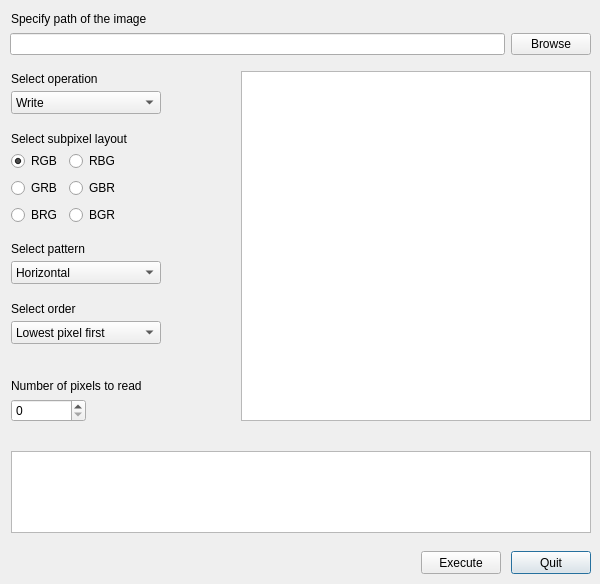
<?xml version="1.0" encoding="UTF-8"?>
<ui version="4.0">
 <class>steganoCracker</class>
 <widget class="QDialog" name="steganoCracker">
  <property name="geometry">
   <rect>
    <x>0</x>
    <y>0</y>
    <width>600</width>
    <height>584</height>
   </rect>
  </property>
  <property name="focusPolicy">
   <enum>Qt::NoFocus</enum>
  </property>
  <property name="windowTitle">
   <string>steganoCracker</string>
  </property>
  <widget class="QLabel" name="label_path">
   <property name="geometry">
    <rect>
     <x>11</x>
     <y>11</y>
     <width>400</width>
     <height>16</height>
    </rect>
   </property>
   <property name="text">
    <string>Specify path of the image</string>
   </property>
   <property name="scaledContents">
    <bool>false</bool>
   </property>
  </widget>
  <widget class="QLabel" name="label_operation">
   <property name="geometry">
    <rect>
     <x>11</x>
     <y>71</y>
     <width>200</width>
     <height>16</height>
    </rect>
   </property>
   <property name="text">
    <string>Select operation</string>
   </property>
  </widget>
  <widget class="QComboBox" name="comboBox_operation">
   <property name="geometry">
    <rect>
     <x>11</x>
     <y>91</y>
     <width>150</width>
     <height>23</height>
    </rect>
   </property>
   <item>
    <property name="text">
     <string>Write</string>
    </property>
   </item>
   <item>
    <property name="text">
     <string>Read</string>
    </property>
   </item>
  </widget>
  <widget class="QGraphicsView" name="graphicsView_image">
   <property name="geometry">
    <rect>
     <x>241</x>
     <y>71</y>
     <width>350</width>
     <height>350</height>
    </rect>
   </property>
   <property name="focusPolicy">
    <enum>Qt::NoFocus</enum>
   </property>
  </widget>
  <widget class="QWidget" name="layoutWidget">
   <property name="geometry">
    <rect>
     <x>10</x>
     <y>32</y>
     <width>581</width>
     <height>25</height>
    </rect>
   </property>
   <layout class="QGridLayout" name="gridLayout_path">
    <item row="0" column="1">
     <widget class="QPushButton" name="pushButton_browse">
      <property name="focusPolicy">
       <enum>Qt::NoFocus</enum>
      </property>
      <property name="text">
       <string>Browse</string>
      </property>
     </widget>
    </item>
    <item row="0" column="0">
     <widget class="QLineEdit" name="lineEdit_path"/>
    </item>
   </layout>
  </widget>
  <widget class="QWidget" name="layoutWidget">
   <property name="geometry">
    <rect>
     <x>11</x>
     <y>150</y>
     <width>110</width>
     <height>77</height>
    </rect>
   </property>
   <layout class="QGridLayout" name="gridLayout_subpixels">
    <item row="1" column="0">
     <widget class="QRadioButton" name="radioButton_grb">
      <property name="text">
       <string>GRB</string>
      </property>
     </widget>
    </item>
    <item row="0" column="1">
     <widget class="QRadioButton" name="radioButton_rbg">
      <property name="text">
       <string>RBG</string>
      </property>
     </widget>
    </item>
    <item row="2" column="0">
     <widget class="QRadioButton" name="radioButton_brg">
      <property name="text">
       <string>BRG</string>
      </property>
     </widget>
    </item>
    <item row="1" column="1">
     <widget class="QRadioButton" name="radioButton_gbr">
      <property name="text">
       <string>GBR</string>
      </property>
     </widget>
    </item>
    <item row="0" column="0">
     <widget class="QRadioButton" name="radioButton_rgb">
      <property name="text">
       <string>RGB</string>
      </property>
      <property name="checked">
       <bool>true</bool>
      </property>
     </widget>
    </item>
    <item row="2" column="1">
     <widget class="QRadioButton" name="radioButton_bgr">
      <property name="text">
       <string>BGR</string>
      </property>
     </widget>
    </item>
   </layout>
  </widget>
  <widget class="QLabel" name="label_subpixels">
   <property name="geometry">
    <rect>
     <x>11</x>
     <y>131</y>
     <width>200</width>
     <height>16</height>
    </rect>
   </property>
   <property name="text">
    <string>Select subpixel layout</string>
   </property>
  </widget>
  <widget class="QLabel" name="label_pattern">
   <property name="geometry">
    <rect>
     <x>11</x>
     <y>241</y>
     <width>200</width>
     <height>16</height>
    </rect>
   </property>
   <property name="text">
    <string>Select pattern</string>
   </property>
  </widget>
  <widget class="QComboBox" name="comboBox_pattern">
   <property name="geometry">
    <rect>
     <x>11</x>
     <y>261</y>
     <width>150</width>
     <height>23</height>
    </rect>
   </property>
   <item>
    <property name="text">
     <string>Horizontal</string>
    </property>
   </item>
   <item>
    <property name="text">
     <string>Vertical</string>
    </property>
   </item>
   <item>
    <property name="text">
     <string>Diagonal</string>
    </property>
   </item>
  </widget>
  <widget class="QLabel" name="label_order">
   <property name="geometry">
    <rect>
     <x>11</x>
     <y>301</y>
     <width>200</width>
     <height>16</height>
    </rect>
   </property>
   <property name="text">
    <string>Select order</string>
   </property>
  </widget>
  <widget class="QComboBox" name="comboBox_order">
   <property name="geometry">
    <rect>
     <x>11</x>
     <y>321</y>
     <width>150</width>
     <height>23</height>
    </rect>
   </property>
   <item>
    <property name="text">
     <string>Lowest pixel first</string>
    </property>
   </item>
   <item>
    <property name="text">
     <string>Highest pixel first</string>
    </property>
   </item>
  </widget>
  <widget class="QLabel" name="label_number">
   <property name="geometry">
    <rect>
     <x>11</x>
     <y>378</y>
     <width>200</width>
     <height>16</height>
    </rect>
   </property>
   <property name="text">
    <string>Number of pixels to read</string>
   </property>
  </widget>
  <widget class="QTextEdit" name="textEdit_text">
   <property name="geometry">
    <rect>
     <x>11</x>
     <y>451</y>
     <width>580</width>
     <height>82</height>
    </rect>
   </property>
   <property name="focusPolicy">
    <enum>Qt::StrongFocus</enum>
   </property>
   <property name="tabChangesFocus">
    <bool>true</bool>
   </property>
   <property name="readOnly">
    <bool>false</bool>
   </property>
  </widget>
  <widget class="QPushButton" name="pushButton_quit">
   <property name="geometry">
    <rect>
     <x>511</x>
     <y>551</y>
     <width>80</width>
     <height>23</height>
    </rect>
   </property>
   <property name="focusPolicy">
    <enum>Qt::TabFocus</enum>
   </property>
   <property name="text">
    <string>Quit</string>
   </property>
  </widget>
  <widget class="QSpinBox" name="spinBox_number">
   <property name="geometry">
    <rect>
     <x>11</x>
     <y>399</y>
     <width>75</width>
     <height>23</height>
    </rect>
   </property>
   <property name="maximum">
    <number>4096</number>
   </property>
  </widget>
  <widget class="QPushButton" name="pushButton_execute">
   <property name="geometry">
    <rect>
     <x>421</x>
     <y>551</y>
     <width>80</width>
     <height>23</height>
    </rect>
   </property>
   <property name="focusPolicy">
    <enum>Qt::TabFocus</enum>
   </property>
   <property name="text">
    <string>Execute</string>
   </property>
  </widget>
 </widget>
 <tabstops>
  <tabstop>lineEdit_path</tabstop>
  <tabstop>comboBox_operation</tabstop>
  <tabstop>radioButton_rgb</tabstop>
  <tabstop>radioButton_rbg</tabstop>
  <tabstop>radioButton_grb</tabstop>
  <tabstop>radioButton_gbr</tabstop>
  <tabstop>radioButton_brg</tabstop>
  <tabstop>radioButton_bgr</tabstop>
  <tabstop>comboBox_pattern</tabstop>
  <tabstop>comboBox_order</tabstop>
  <tabstop>spinBox_number</tabstop>
  <tabstop>textEdit_text</tabstop>
  <tabstop>graphicsView_image</tabstop>
  <tabstop>pushButton_execute</tabstop>
  <tabstop>pushButton_quit</tabstop>
 </tabstops>
 <resources/>
 <connections/>
</ui>
